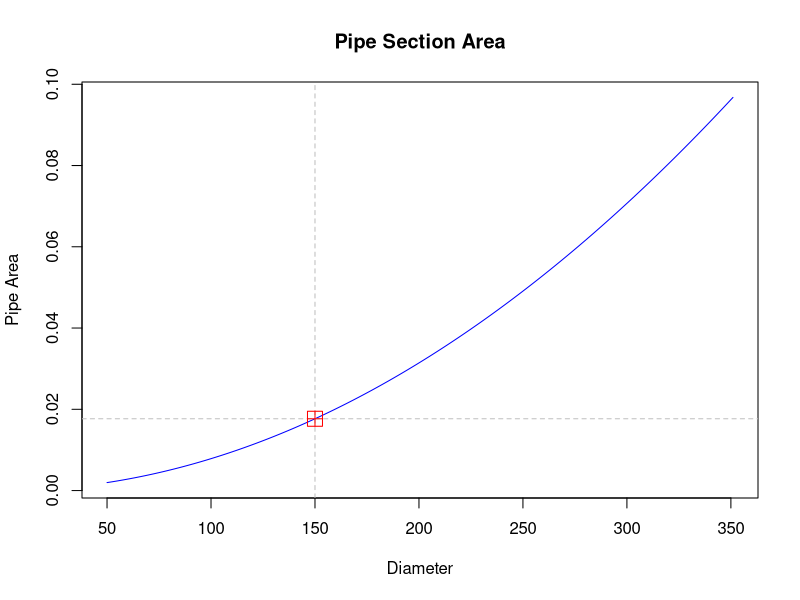
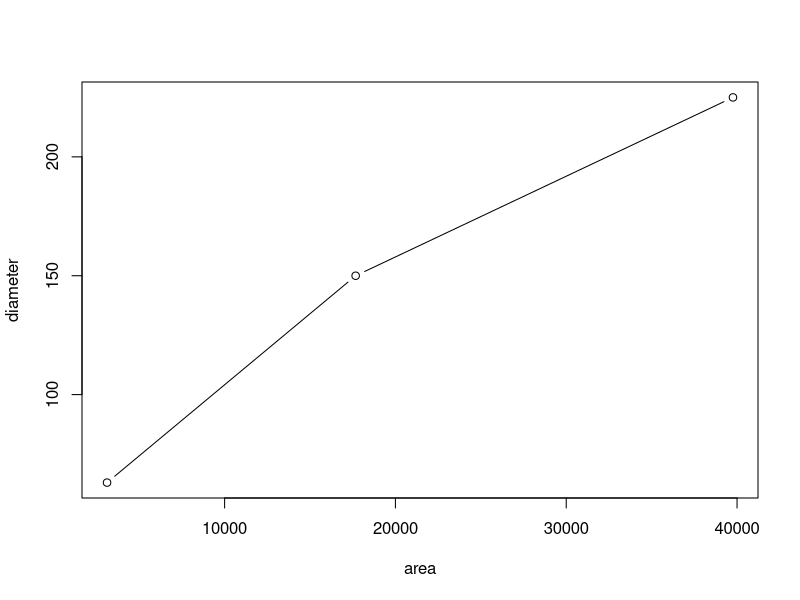

Here is the R script that generated these plots, in order:
#########################
# R4H2O Chapter 3: Basics
#########################

# Assigning variables

diameter <- 150
diameter

pipe_area <- (pi / 4) * (diameter / 1000)^2
pipe_area

# BODMAS

3 - 3 * 6 + 2

7 + 7 / 7 + 7 * 7 - 7

# Vector Variables

complaints <- c(12, 7, 23, 45, 9, 33, 12)
day <- 1:100

# Arithmetic functions

nonRevenueWater <- c(13, -9, 45, 0)

sum(nonRevenueWater)

prod(nonRevenueWater)

factorial(nonRevenueWater)

exp(nonRevenueWater)

log(nonRevenueWater)

log10(nonRevenueWater)

sqrt(nonRevenueWater)

abs(nonRevenueWater)

# Absolute values

sqrt(abs(nonRevenueWater))

# Complaex numbers

sqrt(as.complex(-25))

# Basic visualisation

diameters <- 50:351
pipe_areas <- (pi / 4) * (diameters / 1000)^2

plot(diameters, pipe_areas,
     type = "l", col = "blue",
     main = "Pipe Section Area",
     xlab = "Diameter", ylab = "Pipe Area")
abline(v = 150, col = "grey", lty = 2)
abline(h = (pi / 4) * (150 / 1000)^2, col = "grey", lty = 2)
points(150, (pi / 4) * (150 / 1000)^2, col = "red", pch = 12, cex = 2)

# Plot with both points and lines
diameter <- c(63, 150, 225)
area <- (pi / 4) * diameter^2
plot(area, diameter, type = "b")
